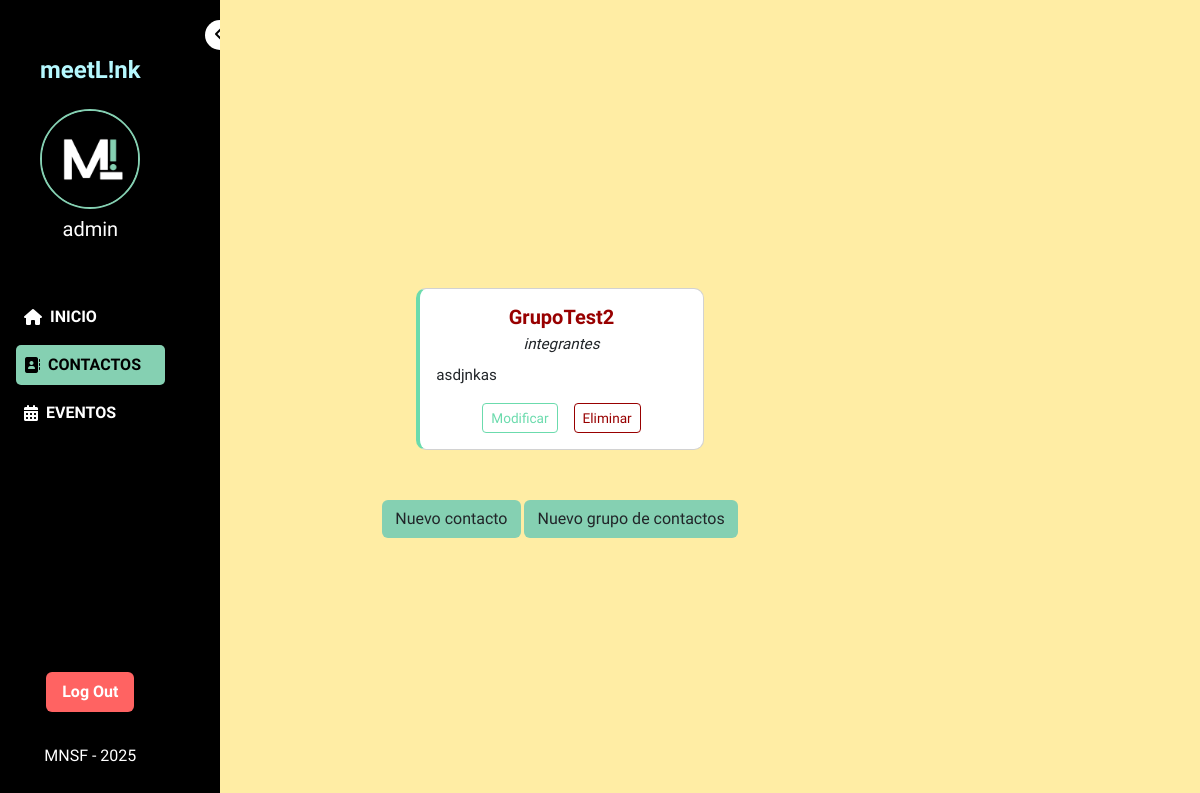
/contactos/ (signed in), run on an earlier commit of the app's database.
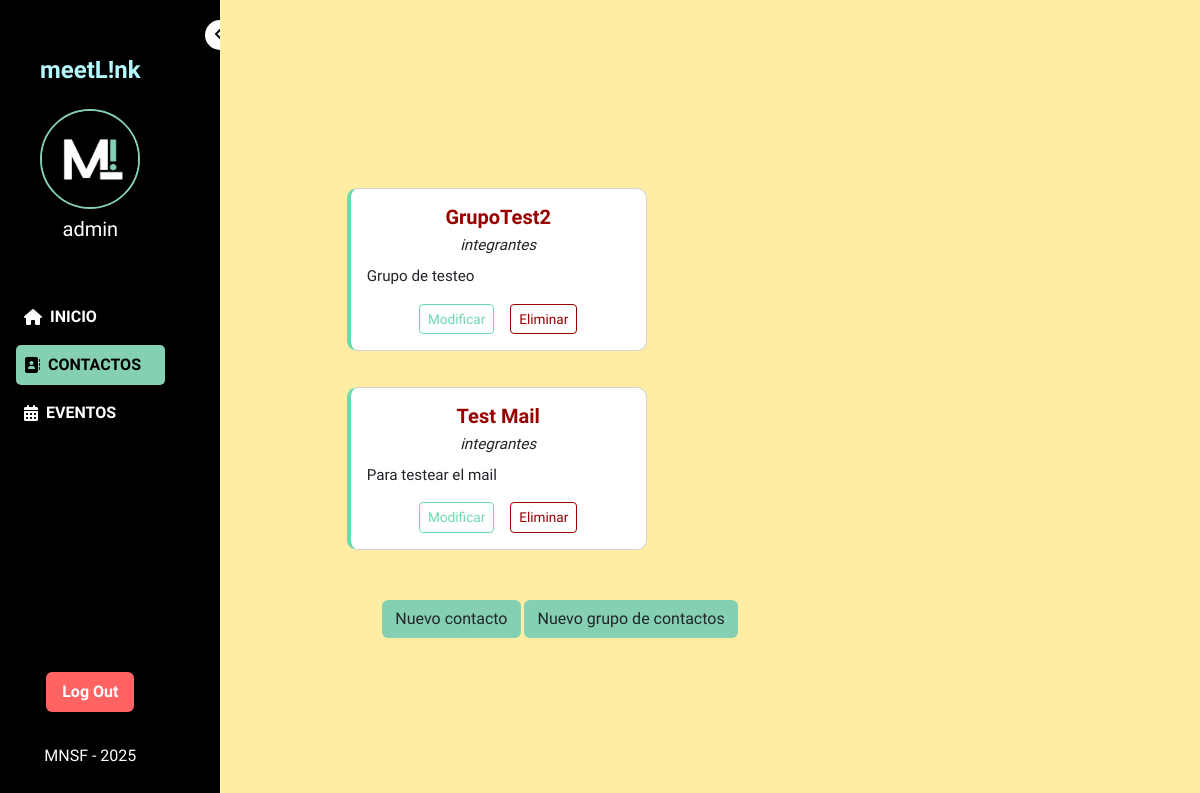
And on a later commit of the database.
### meetLink/models.py (models this page shows, shortened)
class GrupoContacto(models.Model):
    nombre = models.CharField(max_length=20, verbose_name="Nombre del grupo")
    descripcion = models.CharField(max_length=40, verbose_name="Descripción del grupo")
    integrantes = models.ManyToManyField('Contacto', blank=True, verbose_name="Integrantes")
    usuario = models.ForeignKey(Usuario, on_delete=models.CASCADE, verbose_name="Usuario")
    class Meta:
        verbose_name = "Grupo de contacto"
        verbose_name_plural = "Grupos de contacto"

### meetLink/views.py (the view)
# urls.py: path('contactos/', ContactosView.as_view(), name='contactos'),
class ContactosView(LoginRequiredMixin, TemplateView):
    template_name = 'meetLink/contactos/contactos.html'
    login_url = 'meetLink/sesion/login/'
    def get_context_data(self, **otros):
        contexto = super().get_context_data(**otros)
        usuario = self.request.user
        contactos = Contacto.objects.filter(usuario=usuario)
        grupos = GrupoContacto.objects.filter(usuario=usuario).prefetch_related('integrantes')
        contexto['usuario'] = usuario
        contexto['contactos'] = contactos
        contexto['grupos'] = grupos
        return contexto

### meetLink/templates/meetLink/contactos/contactos.html (shortened to what this page needs)
{% extends "meetLink/base.html" %}
{% load static %}
{% block contenido %}
<nav id="navbar" class="sidebar d-flex flex-column flex-shrink-0 position-fixed">
    <button class="toggle-btn" onclick="toggleSidebar()" alt="Minimizar/ampliar menú">
        <i class="fas fa-chevron-left"></i>
    </button>
    <div id="contenido-navbar" class="d-flex flex-column">
        <div class="p-4 text-center">
            <h4 class="logo-text fw-bold mb-0">meetL!nk</h4>
        </div>
        <div class="user-info text-center mb-4">
            <img src="{{ user.profile.image.url|default:'/media/logo2.png' }}" alt="Foto de perfil" class="rounded-circle">
            <h5 class="text-white mb-0 hide-on-collapse" alt="Nombre de usuario">{{ user.username }}</h5>
        </div>
        <ul class="nav flex-column">
            <li class="nav-item">
                <a class="sidebar-link text-decoration-none" href="{% url 'index' %}" alt="Inicio">
                    <i class="fas fa-home me-2"></i>
                    <span class="hide-on-collapse">INICIO</span>
                </a>
            </li>
            <li class="nav-item">
                <a class="sidebar-link active text-decoration-none" href="{% url 'contactos' %}" alt="Contactos">
                    <i class="fas fa-address-book me-2"></i>
                    <span class="hide-on-collapse">CONTACTOS</span>
                </a>
            </li>
            <li class="nav-item">
                <a class="sidebar-link text-decoration-none" href="{% url 'eventos' %}" alt="Eventos">
                    <i class="fas fa-calendar-alt me-2"></i>
                    <span class="hide-on-collapse">EVENTOS</span>
                </a>
            </li>
        </ul>
        <form action="{% url 'logout' %}" method="post" class="mt-auto text-center">
            <button type="submit" class="btn logout-btn mt-4 hide-on-collapse" alt="Logout">Log Out</button>
        </form>
        <div class="navbar-footer">
            MNSF - 2025
        </div>
    </div>
</nav>
<main class="main-content d-flex align-items-center justify-content-center">
    <div class="eventos-container-wrapper">
        <div class="eventos-scroll d-flex flex-row flex-wrap justify-content-start gap-3 px-4 py-3">
            {% for grupo in grupos %}
            <div class="card event-card p-3" style="flex: 1 1 250px; max-width: 300px; margin: 10px;">
                <h5 class="text-center fw-bold" alt="Nombre del grupo">{{ grupo.nombre }}</h5>
                <p class="text-center fst-italic mb-2" alt="Nº de integrantes">{{ grupo.contactos.count }} integrantes</p>
                <p alt="Descripción del grupo">{{ grupo.descripcion }}</p>
                <div class="d-flex justify-content-center gap-3 mt-2">
                    <a href="{% url 'grupo_update' grupo.id %}" class="btn btn-sm btn-modificar" alt="Modificar">Modificar</a>
                    <a href="{% url 'grupo_delete' grupo.id %}" class="btn btn-sm btn-eliminar" alt="Eliminar">Eliminar</a>
                </div>
            </div>
            {% empty %}
            <p class="text-center">No hay grupos de contactos disponibles.</p>
            {% endfor %}
        </div>
        <div class="text-center mt-4">
            <a href="{% url 'contactos_create' %}" class="btn btn-outline" style="background-color: #85D0B2;" alt="Nuevo contacto">Nuevo contacto</a>
            <a href="{% url 'grupo_create' %}" class="btn btn-outline" style="background-color: #85D0B2;" alt="Nuevo grupo de contactos">Nuevo grupo de contactos</a>
        </div>
    </div>
</main>
{% endblock %}

What changed in the data, as far as the page shows it:
changed GrupoContacto "GrupoTest2": descripcion "asdjnkas" → "Grupo de testeo"
added GrupoContacto: nombre "Test Mail", descripcion "Para testear el mail"
